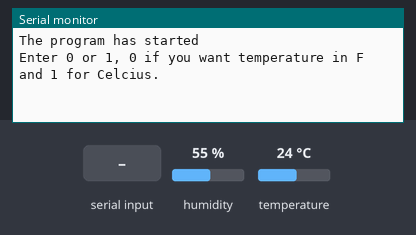
A sketch run on a simulated Arduino Uno, built with avr-gcc and run on an emulated ATmega328P. Parts: the last lines printed to the serial monitor. Inputs (shaded band) come from the test bench; at power-on: humidity 55 %, temperature 24 °C.

Above: at 1.2 s.
1.3 s: "90,45\n" received over Serial
At 2.4 s:
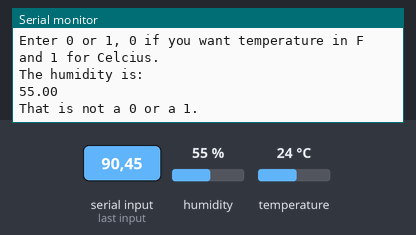
2.8 s: "0\n" received over Serial
At 3.5 s:
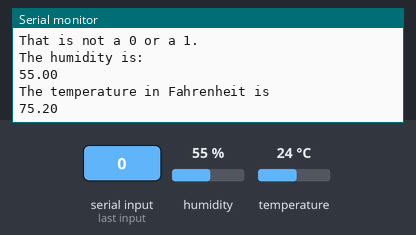
4.3 s: "1\n" received over Serial
At 4.7 s:
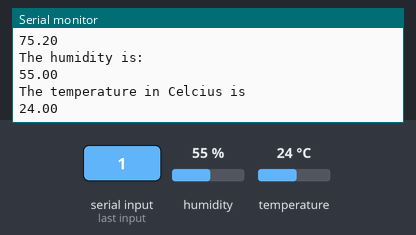
Timing chart, 0 to 7.3 s (numbered marks = the images above; inputs shaded):
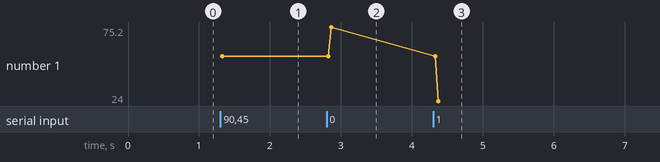

The sketch:

HumidityAndTempSensor.ino
```cpp
// using external library
//including inputs from the user as well
// Wiring is pretty simple, just a dht22 needed
#include "DHT.h"

#define DHTPIN 3
#define DHTTYPE DHT22

DHT dht(DHTPIN, DHTTYPE);


void setup() {
  dht.begin();
  Serial.begin(9600);
  Serial.println("The program has started");
  Serial.println("Enter 0 or 1, 0 if you want temperature in F and 1 for Celcius.");

}

void loop() {


  if(Serial.available()){
    float humidity = dht.readHumidity();
    // in celscius
    float temperature = dht.readTemperature();

    if (isnan(humidity) || isnan(temperature)) {
      Serial.println("Failed to read from DHT sensor!");
      return;

    }
    int number = Serial.parseInt();

    // Flushing anything leftover
    while (Serial.available() > 0) {
      Serial.read();
    }

    Serial.println("\nThe humidity is: ");
    Serial.println(humidity);

    if (number == 0){
      Serial.println("The temperature in Fahrenheit is ");
      float fTemp = dht.convertCtoF(temperature);
      Serial.println(fTemp);
    }
    else if (number == 1){
      Serial.println("\nThe temperature in Celcius is ");
      Serial.println(temperature);
    }
    else{
      Serial.println("That is not a 0 or a 1. ");
    }
  }
}
```

Measured:
- after the input at 1.3 s, the serial monitor: prints a new line at once (image 1)
- after the input at 2.8 s, the serial monitor: prints a new line at once (image 2)
- after the input at 4.3 s, the serial monitor: prints a new line at once (image 3)
- plotted number 1: 55 → 75.2 after the input at 2.8 s, 75.2 → 24 after the input at 4.3 s
